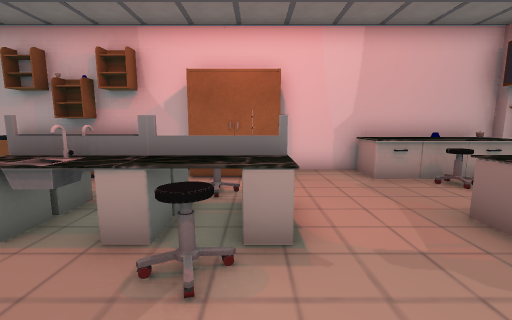
View 1 (above)

16 first-person views from a walk through a Unity game level. The camera is 1.4 m above the floor, tilts 8° down and sees 90° across. The floor is counted in squares, 1 m on a side. Each view is taken from the middle of a square. On the plan, view 1 faces up. The plan holds only what a view shows up to about 13 squares ahead; the rest is blank. The player is left out. Some surface patterns are stand-ins.

View 2
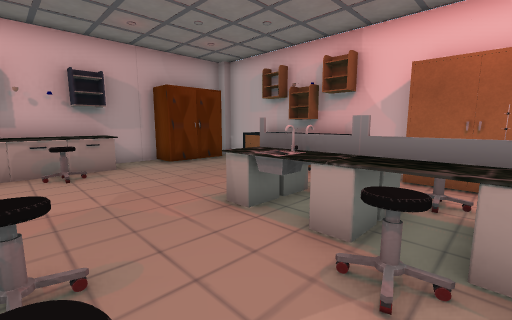

View 3
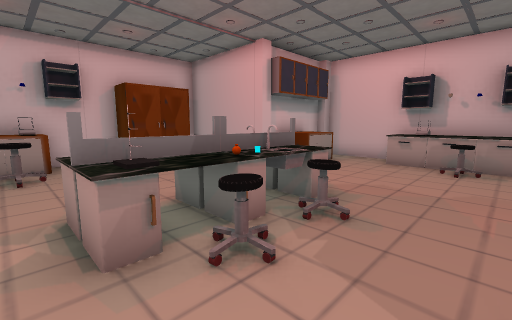

View 4
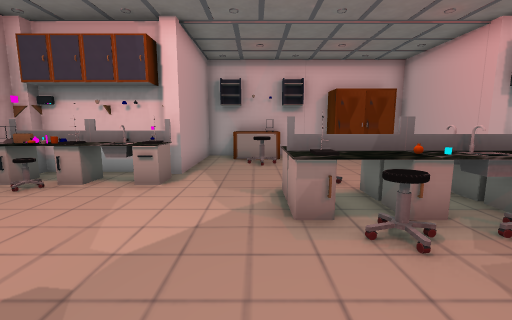

View 5
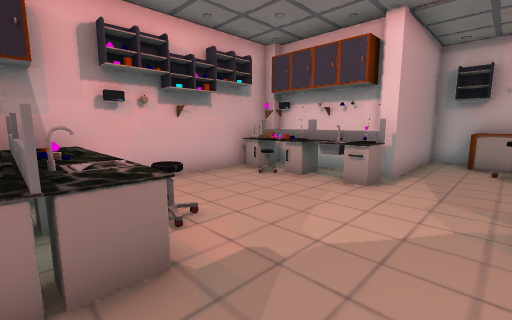

View 6
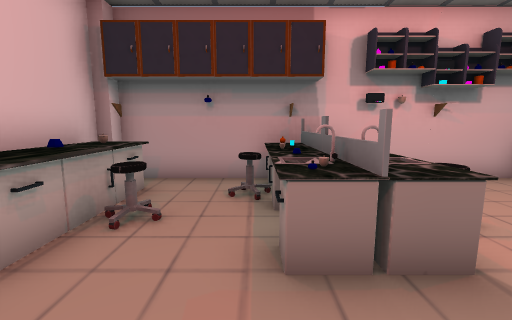

View 7
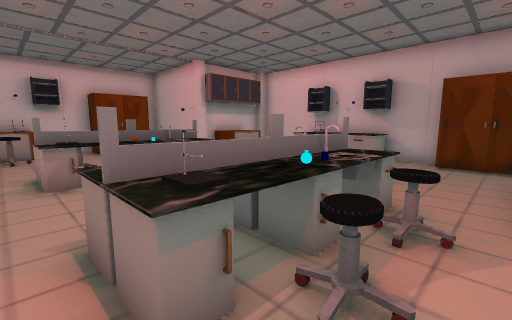

View 8
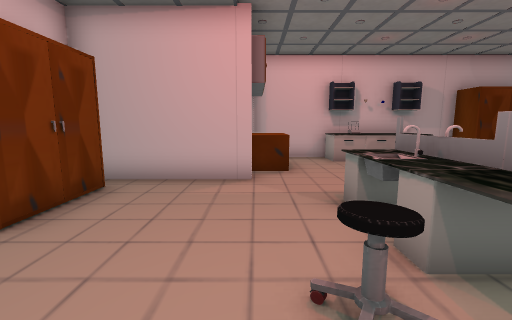

View 9
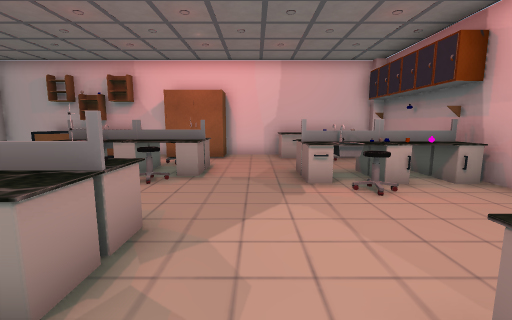

View 10
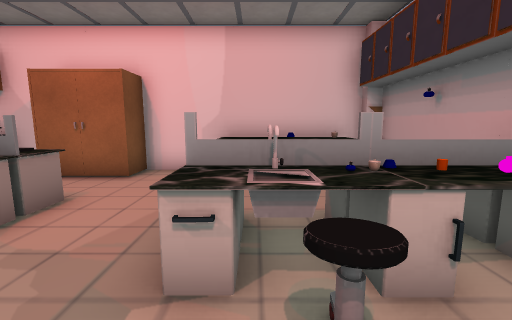

View 11
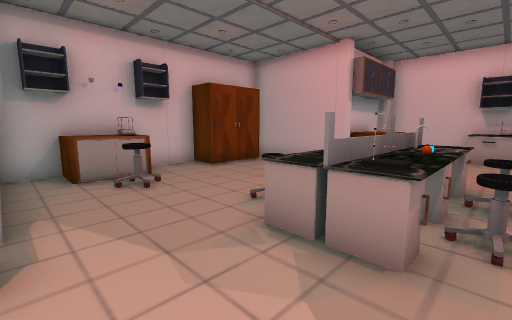

View 12
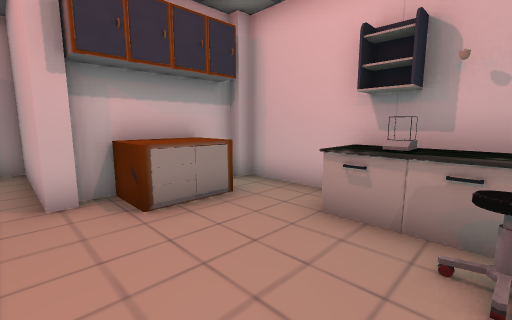

View 13
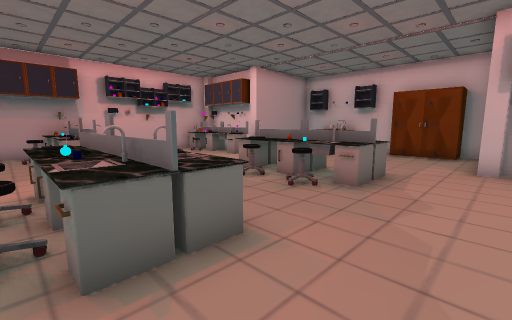

View 14
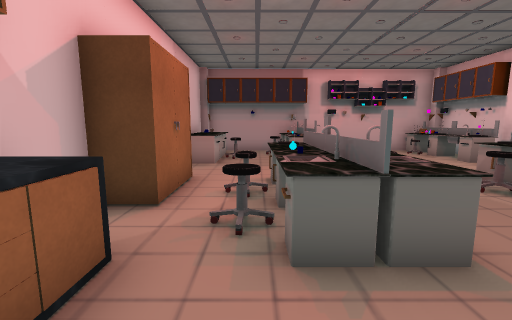

View 15
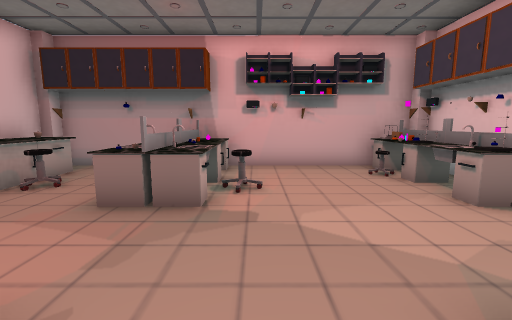

View 16
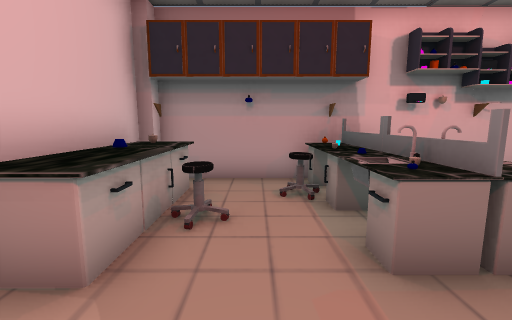

### Floor plan
Points are (right, up) in squares from view 1. A wall is a line through its corners. A room is listed if a view was taken in it or the views show most of it. See-through windows are left out.
Room 1 (views 1, 2, 3, 4, 5, 6, 7, 8, 9, 10, 11, 12, 13, 14, 15, 16)
walls: (-5.4, -4.4) (-5.4, -8.5) (-4.5, -8.5); (-1.6, 7.8) (-9.5, 7.8); (5.4, -4.5) (6.5, -4.5); (-2.2, -8.5) (3.1, -8.5) (3.1, -4.4); (7.6, -3.5) (7.6, 7.5); (-9.5, -4.5) (-5.8, -4.5); (-9.9, 4.4) (-9.9, -3.5); (6.5, 7.8) (0.6, 7.8)
objects: pillar (-10, -4); other object (-9, -1) to (-9, 2); other object (-9, 4) to (-9, 7); other object (-8, -4) to (-7, -3); other object (-8, 1); other object (-7, 1); other object (-7, 7); pillar (-6, -4); rack (-6, 7) to (-5, 8); other object (-4, -8) to (-2, -7); other object (-4, -2); other object (-4, -1) to (-3, -1); other object (-4, 3) to (-3, 4); other object (-4, 7); tap (-3, -2); other object (-3, 0) to (-2, 0); tap (-3, 4); other object (-3, 5) to (-2, 5); other object (-2, -2) to (0, -2); other object (-2, -1); other object (-2, 3) to (0, 3); other object (-2, 4); other object (-2, 7) to (1, 7); other object (-1, -3); other object (-1, -1); other object (-1, 0); other object (-1, 2); other object (-1, 4); other object (-1, 5); other object (0, -8) to (1, -8); other object (0, -8) to (2, -7); other object (0, -1); other object (0, 4) to (0, 5); other object (1, -6); pillar (3, -4); other object (3, -4) to (4, -3); other object (3, 2) to (4, 3); other object (3, 6) to (4, 7); other object (4, -3); tap (4, 3); other object (4, 4); other object (5, -5) to (5, -4); other object (5, -4) to (6, -3); other object (5, 1); other object (5, 2); other object (5, 3) to (7, 4); other object (5, 6); other object (6, -3); other object (6, 1); flask (6, 2); other object (6, 4); other object (6, 6) to (7, 7); pillar (7, -4); rack (7, -3); other object (7, -2); other object (7, 2); other object (7, 3); pillar (7, 8)

Where each view was taken, in squares from view 1:
view 1: 0 up, 0 right, facing up
view 2: 0 up, 0 right, facing up-left
view 3: 2 up, 1 right, facing down-left
view 4: 3 up, 1 right, facing down
view 5: 3 up, 1 right, facing down-right
view 6: 4 up, 1 right, facing right
view 7: 6 up, 1 right, facing down-left
view 8: 4 down, 1 right, facing left
view 9: 4 down, 2 right, facing up
view 10: 0 up, 4 right, facing up
view 11: 0 up, 3 right, facing down-left
view 12: 1 up, 5 left, facing down-left
view 13: 5 up, 6 left, facing down-right
view 14: 5 up, 6 left, facing right
view 15: 1 up, 1 left, facing right
view 16: 5 up, 1 right, facing right
